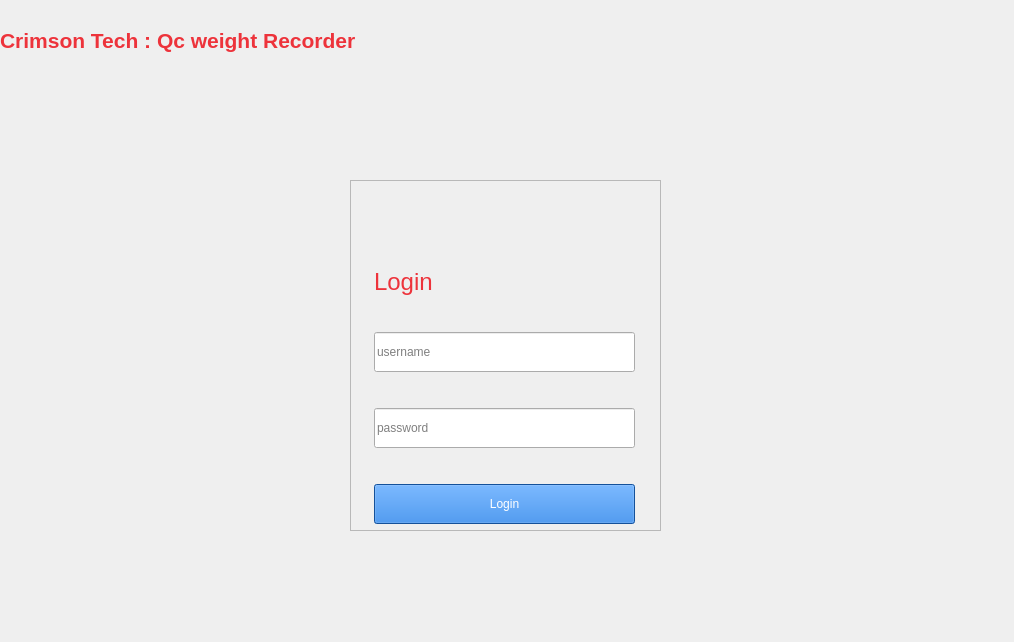
<?xml version="1.0" encoding="UTF-8"?>
<ui version="4.0">
 <class>login_window</class>
 <widget class="QWidget" name="login_window">
  <property name="windowModality">
   <enum>Qt::WindowModal</enum>
  </property>
  <property name="geometry">
   <rect>
    <x>0</x>
    <y>0</y>
    <width>1014</width>
    <height>642</height>
   </rect>
  </property>
  <property name="windowTitle">
   <string>Form</string>
  </property>
  <widget class="QWidget" name="horizontalLayoutWidget_5">
   <property name="geometry">
    <rect>
     <x>0</x>
     <y>20</y>
     <width>1011</width>
     <height>41</height>
    </rect>
   </property>
   <layout class="QHBoxLayout" name="horizontalLayout_6">
    <property name="spacing">
     <number>0</number>
    </property>
    <property name="leftMargin">
     <number>0</number>
    </property>
    <property name="rightMargin">
     <number>0</number>
    </property>
    <item>
     <widget class="QLabel" name="Title_leftside_2">
      <property name="enabled">
       <bool>true</bool>
      </property>
      <property name="sizePolicy">
       <sizepolicy hsizetype="Preferred" vsizetype="Preferred">
        <horstretch>0</horstretch>
        <verstretch>0</verstretch>
       </sizepolicy>
      </property>
      <property name="minimumSize">
       <size>
        <width>7</width>
        <height>0</height>
       </size>
      </property>
      <property name="maximumSize">
       <size>
        <width>400</width>
        <height>40</height>
       </size>
      </property>
      <property name="font">
       <font>
        <pointsize>16</pointsize>
        <weight>75</weight>
        <bold>true</bold>
       </font>
      </property>
      <property name="styleSheet">
       <string notr="true">color: rgb(237, 51, 59);</string>
      </property>
      <property name="text">
       <string>Crimson Tech : Qc weight Recorder</string>
      </property>
      <property name="scaledContents">
       <bool>false</bool>
      </property>
      <property name="alignment">
       <set>Qt::AlignLeading|Qt::AlignLeft|Qt::AlignVCenter</set>
      </property>
     </widget>
    </item>
    <item>
     <spacer name="horizontalSpacer_14">
      <property name="orientation">
       <enum>Qt::Horizontal</enum>
      </property>
      <property name="sizeHint" stdset="0">
       <size>
        <width>40</width>
        <height>20</height>
       </size>
      </property>
     </spacer>
    </item>
   </layout>
  </widget>
  <widget class="QWidget" name="horizontalLayoutWidget">
   <property name="geometry">
    <rect>
     <x>0</x>
     <y>80</y>
     <width>1011</width>
     <height>551</height>
    </rect>
   </property>
   <layout class="QHBoxLayout" name="horizontalLayout">
    <property name="leftMargin">
     <number>350</number>
    </property>
    <property name="topMargin">
     <number>100</number>
    </property>
    <property name="rightMargin">
     <number>350</number>
    </property>
    <property name="bottomMargin">
     <number>100</number>
    </property>
    <item>
     <widget class="QFrame" name="frame">
      <property name="frameShape">
       <enum>QFrame::StyledPanel</enum>
      </property>
      <property name="frameShadow">
       <enum>QFrame::Raised</enum>
      </property>
      <widget class="QWidget" name="verticalLayoutWidget_4">
       <property name="geometry">
        <rect>
         <x>4</x>
         <y>10</y>
         <width>301</width>
         <height>381</height>
        </rect>
       </property>
       <layout class="QVBoxLayout" name="verticalLayout" stretch="10,10,10,10">
        <property name="spacing">
         <number>10</number>
        </property>
        <property name="leftMargin">
         <number>20</number>
        </property>
        <property name="topMargin">
         <number>20</number>
        </property>
        <property name="rightMargin">
         <number>20</number>
        </property>
        <property name="bottomMargin">
         <number>20</number>
        </property>
        <item>
         <widget class="QLabel" name="login_title">
          <property name="maximumSize">
           <size>
            <width>16777215</width>
            <height>60</height>
           </size>
          </property>
          <property name="font">
           <font>
            <pointsize>18</pointsize>
           </font>
          </property>
          <property name="styleSheet">
           <string notr="true">color: rgb(237, 51, 59);</string>
          </property>
          <property name="text">
           <string>Login</string>
          </property>
          <property name="alignment">
           <set>Qt::AlignBottom|Qt::AlignLeading|Qt::AlignLeft</set>
          </property>
         </widget>
        </item>
        <item>
         <widget class="QLineEdit" name="username">
          <property name="sizePolicy">
           <sizepolicy hsizetype="Expanding" vsizetype="Minimum">
            <horstretch>0</horstretch>
            <verstretch>0</verstretch>
           </sizepolicy>
          </property>
          <property name="maximumSize">
           <size>
            <width>300</width>
            <height>40</height>
           </size>
          </property>
          <property name="cursor">
           <cursorShape>IBeamCursor</cursorShape>
          </property>
          <property name="placeholderText">
           <string>username</string>
          </property>
         </widget>
        </item>
        <item>
         <widget class="QLineEdit" name="password">
          <property name="sizePolicy">
           <sizepolicy hsizetype="Expanding" vsizetype="Preferred">
            <horstretch>0</horstretch>
            <verstretch>0</verstretch>
           </sizepolicy>
          </property>
          <property name="maximumSize">
           <size>
            <width>16777215</width>
            <height>40</height>
           </size>
          </property>
          <property name="echoMode">
           <enum>QLineEdit::PasswordEchoOnEdit</enum>
          </property>
          <property name="cursorPosition">
           <number>0</number>
          </property>
          <property name="dragEnabled">
           <bool>true</bool>
          </property>
          <property name="placeholderText">
           <string>password</string>
          </property>
         </widget>
        </item>
        <item>
         <widget class="QPushButton" name="login_btn">
          <property name="maximumSize">
           <size>
            <width>16777215</width>
            <height>40</height>
           </size>
          </property>
          <property name="styleSheet">
           <string notr="true">background-color: rgb(28, 113, 216);
color: rgb(255, 255, 255);</string>
          </property>
          <property name="text">
           <string>Login</string>
          </property>
         </widget>
        </item>
       </layout>
      </widget>
     </widget>
    </item>
   </layout>
  </widget>
 </widget>
 <resources/>
 <connections/>
</ui>
